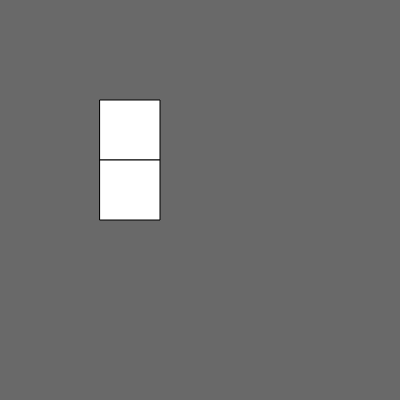
Frame 1 (no input)
Frame 60 (no input): identical to frame 1, image omitted
Frame 120 (the mouse pressed at the canvas centre since frame 60): identical to frame 1, image omitted

The p5.js sketch that drew this single still picture (run headless with seeded random() and noise() and a simulated clock; from frame 60 on, the mouse is pressed at the canvas centre):

// p5.js sketch
// ── sketch.js
var r1;
var r2;

function setup() {
	createCanvas(400, 400);
	// noStroke();

	r1 = new rect_obj();
	r2 = new rect_obj();
}

function draw() {
	background(105);
	r2.update();
	r1.isTouching(r2, solifiy);

	r1.show();
	r2.show();

	// push();
	//
	// 	fill(255,0,0,100);
	// 	rect(r.x, r.y, r.w, r.h);
	//
	// pop();

}


solifiy = function (r) {
	if (r.w < r.h) {
		if (r1.x > r2.x) {
			r2.x -= r.w;
		} else {
			r2.x += r.w;
		}
	} else {
		if (r1.y > r2.y) {
			r2.y -= r.h;
		} else {
			r2.y += r.h;
		}
	}
}

function keyPressed() {
	var speed = 5;

	if (key === 'A') {
		r2.setDir(-speed, 0);
	}else if (key === 'D') {
		r2.setDir(speed, 0);
	}

	if (key === 'W') {
		r2.setDir(0, -speed);
	}else if (key === 'S') {
		r2.setDir(0, speed);
	}
}

function keyReleased() {
	r2.setDir(0, 0);
}

// ── rect.js
function rect_obj(w, h) {

	this.x = 100;
	this.y = 100;
	this.w = w || 60;
	this.h = h || 60;

	var vel = createVector(0,0);


	this.isTouching = function (rectangle, callback) {
		// Rectangles with negative dimensions are allowed, so we must handle them correctly

		// Compute the min and max of the first rectangle on both axes
		var r1MinX = min(this.x, (this.x + this.w));
		var r1MaxX = max(this.x, (this.x + this.w));
		var r1MinY = min(this.y, (this.y + this.h));
		var r1MaxY = max(this.y, (this.y + this.h));

		// Compute the min and max of the second rectangle on both axes
		var r2MinX = min(rectangle.x, (rectangle.x + rectangle.w));
		var r2MaxX = max(rectangle.x, (rectangle.x + rectangle.w));
		var r2MinY = min(rectangle.y, (rectangle.y + rectangle.h));
		var r2MaxY = max(rectangle.y, (rectangle.y + rectangle.h));

		// Compute the intersection boundaries
		var interLeft   = max(r1MinX, r2MinX);
		var interTop    = max(r1MinY, r2MinY);
		var interRight  = min(r1MaxX, r2MaxX);
		var interBottom = min(r1MaxY, r2MaxY);

		// If the intersection is valid (positive non zero area), then there is an intersection
		if ((interLeft < interRight) && (interTop < interBottom))
		{
				var r = {'touching': true, 'x': interLeft,'y': interTop, 'w': interRight - interLeft, 'h': interBottom - interTop};
				// return this.rect;
				callback(r);

		}
		else
		{
				// this.rect = {'touching': false, 'x': 0, 'y': 0, 'w': 0, 'h':0};
				// return this.rect;
		}
	}



  this.setDir = function (x, y) {
		vel.x = x;
		vel.y = y;
  }

	this.update = function () {
		this.x += vel.x;
		this.y += vel.y;
	}


	this.show = function () {
		rect(this.x, this.y, this.w, this.h);
	}
}
